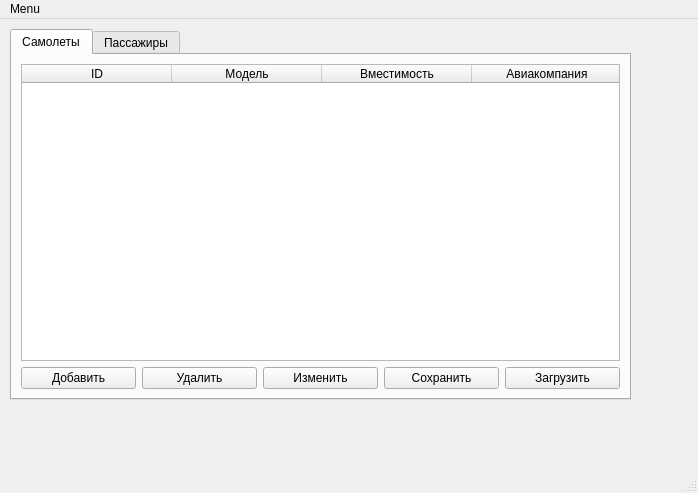
<?xml version="1.0" encoding="UTF-8"?>
<ui version="4.0">
 <class>MainWindow</class>
 <widget class="QMainWindow" name="MainWindow">
  <property name="geometry">
   <rect>
    <x>0</x>
    <y>0</y>
    <width>698</width>
    <height>493</height>
   </rect>
  </property>
  <property name="windowTitle">
   <string>MainWindow</string>
  </property>
  <widget class="QWidget" name="centralwidget">
   <widget class="QTabWidget" name="tabWidget">
    <property name="enabled">
     <bool>true</bool>
    </property>
    <property name="geometry">
     <rect>
      <x>10</x>
      <y>10</y>
      <width>621</width>
      <height>371</height>
     </rect>
    </property>
    <property name="sizePolicy">
     <sizepolicy hsizetype="Ignored" vsizetype="Ignored">
      <horstretch>0</horstretch>
      <verstretch>0</verstretch>
     </sizepolicy>
    </property>
    <property name="mouseTracking">
     <bool>false</bool>
    </property>
    <property name="autoFillBackground">
     <bool>false</bool>
    </property>
    <property name="currentIndex">
     <number>0</number>
    </property>
    <widget class="QWidget" name="tab">
     <attribute name="icon">
      <iconset theme="QIcon::ThemeIcon::EditPaste"/>
     </attribute>
     <attribute name="title">
      <string>Самолеты</string>
     </attribute>
     <layout class="QGridLayout" name="gridLayout_2">
      <item row="1" column="4">
       <widget class="QPushButton" name="btnLoadAircraft">
        <property name="text">
         <string>Загрузить</string>
        </property>
       </widget>
      </item>
      <item row="1" column="2">
       <widget class="QPushButton" name="btnEditAircraft">
        <property name="text">
         <string>Изменить</string>
        </property>
       </widget>
      </item>
      <item row="1" column="3">
       <widget class="QPushButton" name="btnSaveAircraft">
        <property name="text">
         <string>Сохранить</string>
        </property>
       </widget>
      </item>
      <item row="1" column="1">
       <widget class="QPushButton" name="btnDeleteAircraft">
        <property name="text">
         <string>Удалить</string>
        </property>
       </widget>
      </item>
      <item row="1" column="0">
       <widget class="QPushButton" name="btnAddAircraft">
        <property name="text">
         <string>Добавить</string>
        </property>
       </widget>
      </item>
      <item row="0" column="0" colspan="5">
       <widget class="QTableWidget" name="aircraftTable">
        <property name="sizePolicy">
         <sizepolicy hsizetype="Preferred" vsizetype="Ignored">
          <horstretch>0</horstretch>
          <verstretch>0</verstretch>
         </sizepolicy>
        </property>
        <property name="cursor" stdset="0">
         <cursorShape>ArrowCursor</cursorShape>
        </property>
        <property name="layoutDirection">
         <enum>Qt::LayoutDirection::LeftToRight</enum>
        </property>
        <property name="autoFillBackground">
         <bool>false</bool>
        </property>
        <property name="horizontalScrollBarPolicy">
         <enum>Qt::ScrollBarPolicy::ScrollBarAlwaysOff</enum>
        </property>
        <property name="iconSize">
         <size>
          <width>0</width>
          <height>0</height>
         </size>
        </property>
        <property name="sortingEnabled">
         <bool>false</bool>
        </property>
        <property name="columnCount">
         <number>4</number>
        </property>
        <attribute name="horizontalHeaderVisible">
         <bool>true</bool>
        </attribute>
        <attribute name="horizontalHeaderCascadingSectionResizes">
         <bool>false</bool>
        </attribute>
        <attribute name="horizontalHeaderMinimumSectionSize">
         <number>40</number>
        </attribute>
        <attribute name="horizontalHeaderDefaultSectionSize">
         <number>150</number>
        </attribute>
        <attribute name="horizontalHeaderHighlightSections">
         <bool>true</bool>
        </attribute>
        <attribute name="horizontalHeaderShowSortIndicator" stdset="0">
         <bool>false</bool>
        </attribute>
        <attribute name="horizontalHeaderStretchLastSection">
         <bool>false</bool>
        </attribute>
        <column>
         <property name="text">
          <string>ID</string>
         </property>
        </column>
        <column>
         <property name="text">
          <string>Модель</string>
         </property>
        </column>
        <column>
         <property name="text">
          <string>Вместимость</string>
         </property>
        </column>
        <column>
         <property name="text">
          <string>Авиакомпания</string>
         </property>
        </column>
       </widget>
      </item>
     </layout>
    </widget>
    <widget class="QWidget" name="tab_2">
     <attribute name="icon">
      <iconset theme="QIcon::ThemeIcon::UserAvailable"/>
     </attribute>
     <attribute name="title">
      <string>Пассажиры</string>
     </attribute>
     <layout class="QGridLayout" name="gridLayout">
      <item row="0" column="0" colspan="5">
       <widget class="QTableWidget" name="passengerTable">
        <property name="mouseTracking">
         <bool>false</bool>
        </property>
        <property name="tabletTracking">
         <bool>false</bool>
        </property>
        <property name="verticalScrollBarPolicy">
         <enum>Qt::ScrollBarPolicy::ScrollBarAsNeeded</enum>
        </property>
        <property name="horizontalScrollBarPolicy">
         <enum>Qt::ScrollBarPolicy::ScrollBarAlwaysOff</enum>
        </property>
        <property name="columnCount">
         <number>4</number>
        </property>
        <attribute name="horizontalHeaderDefaultSectionSize">
         <number>150</number>
        </attribute>
        <column>
         <property name="text">
          <string>ID</string>
         </property>
        </column>
        <column>
         <property name="text">
          <string>Имя</string>
         </property>
        </column>
        <column>
         <property name="text">
          <string>Фамилия</string>
         </property>
        </column>
        <column>
         <property name="text">
          <string>Номер рейса</string>
         </property>
        </column>
       </widget>
      </item>
      <item row="1" column="0">
       <widget class="QPushButton" name="btnAddPassenger">
        <property name="text">
         <string>Добавить</string>
        </property>
       </widget>
      </item>
      <item row="1" column="1">
       <widget class="QPushButton" name="btnDeletePassenger">
        <property name="text">
         <string>Удалить</string>
        </property>
       </widget>
      </item>
      <item row="1" column="2">
       <widget class="QPushButton" name="btnEditPassenger">
        <property name="text">
         <string>Изменить</string>
        </property>
       </widget>
      </item>
      <item row="1" column="3">
       <widget class="QPushButton" name="btnSavePassenger">
        <property name="text">
         <string>Сохранить</string>
        </property>
       </widget>
      </item>
      <item row="1" column="4">
       <widget class="QPushButton" name="btnLoadPassenger">
        <property name="text">
         <string>Загрузить</string>
        </property>
       </widget>
      </item>
     </layout>
    </widget>
   </widget>
  </widget>
  <widget class="QMenuBar" name="menubar">
   <property name="geometry">
    <rect>
     <x>0</x>
     <y>0</y>
     <width>698</width>
     <height>22</height>
    </rect>
   </property>
   <widget class="QMenu" name="menuMenu">
    <property name="title">
     <string>Menu</string>
    </property>
   </widget>
   <addaction name="menuMenu"/>
  </widget>
  <widget class="QStatusBar" name="statusbar"/>
 </widget>
 <resources/>
 <connections/>
</ui>
